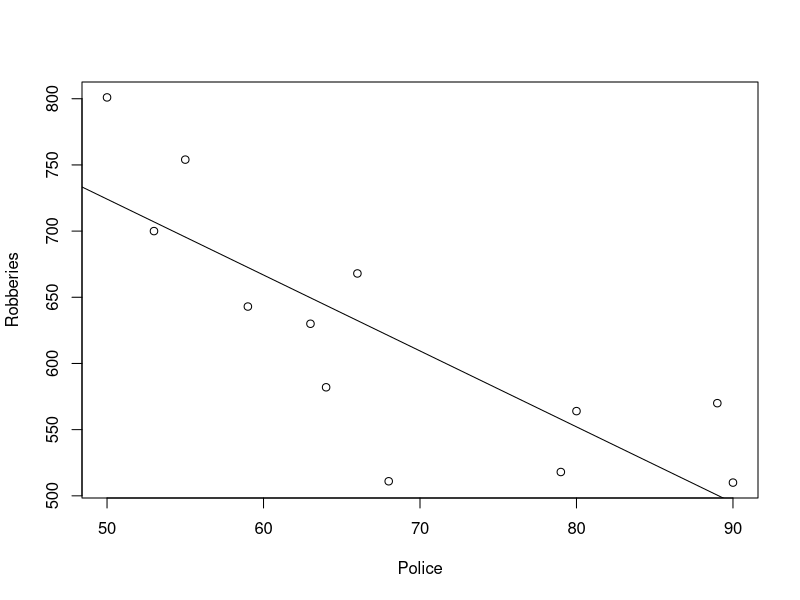

Write the R code that produced this figure. (Note: this script raises an error after producing the figure.)
# load data
Town=c(1,2,3,4,5,6,7,8,9,10,11,12)
Robberies=c(643,754,582,700,518,668,630,510,801,564,570,511)
Police=c(59,55,64,53,79,66,63,90,50,80,89,68)
TownData=data.frame(Town, Police, Robberies)

# plot regression 
plot.robberies.police <- plot(Police, Robberies)
reg.robberies.police <- lm(Robberies ~ Police)
abline(reg.robberies.police)


# estimates
summary(reg.robberies.police)

# confidence interval for increase in 10 
newdata = data.frame(Police = 10)
prediction <- predict(reg.robberies.police, Robberies = -57.35, interval = "confidence" ,level= 0.98)
pi <- predict(model, newdata = newdata, interval = "prediction", level = 0.95)
cat("Prediction:", prediction[1], "\n")
cat("95% Confidence Interval:", prediction[2], "to", prediction[3], "\n")

# Attempt 1 - Wrong 
predicted.expectaiton = 1010.897 + 10*(-5.735)
estimator.sigma = 58.83
N = dim(TownData)[1]
mean.police <- mean(Police)
t_critical <- qt(0.99, N - 2) 
Sxx <- sum((Police - mean.police)^2)
se.mean.response <- estimator.sigma * sqrt(1/N + ((10 - mean.police)^2) / Sxx)
ci <- c(predicted.expectaiton + t_critical*(se.mean.response),predicted.expectaiton - t_critical*(se.mean.response))
ci


# 1% level f-statistic
anova.robberies.police <- anova(reg.robberies.police)
anova.robberies.police
pvalue <- 1 - pf(66899/3461, 1, 10)
pvalue

# level 1% level t-test
# whats the point of (a) ? t.obs <- -4.397
df = 10
t.critical.one.sided <- qt(0.01, df)
t.critical.one.sided
pvalue.t.test <- pt(t.critical.one.sided, df)
pvalue.t.test

# what am i doing up there?
t_value <- -4.397
# p-value = P(T < )




# predict 
predict.eightfour.police <- predict(reg.robberies.police, data.frame(Police = c(84)))

# ci/pi confidence interval 98%
newdata <- data.frame(Police = 84)
ci <- predict(reg.robberies.police, newdata ,interval="confidence", level=0.98)
pi <- predict(reg.robberies.police, newdata ,interval="prediction", level=0.98)

# Bonferroni adjustment B0 and B1 98% CI 
confint(reg.robberies.police,level=0.99)

# residual vs fitted model 
res.fit <- plot(reg.robberies.police, which=1)

# QQplot vs Normal plot
qqplot.mod <- plot(reg.robberies.police, which=2) 






